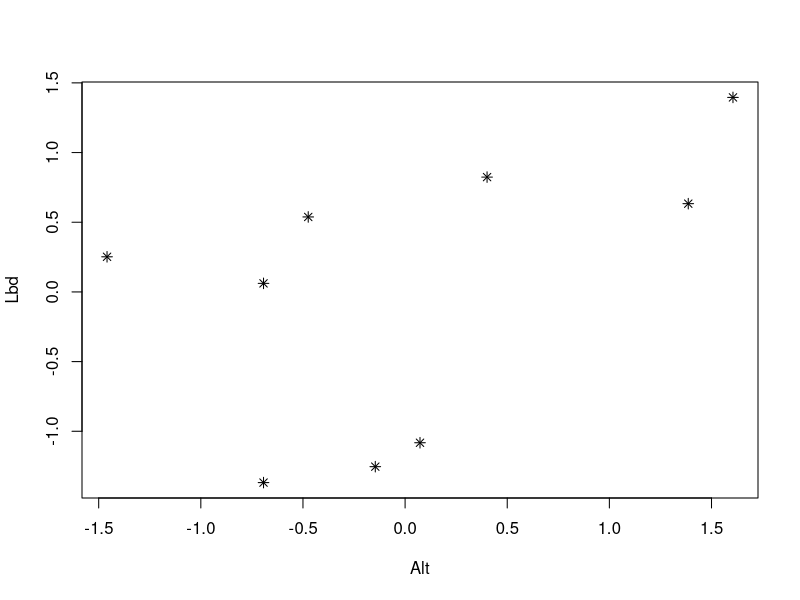
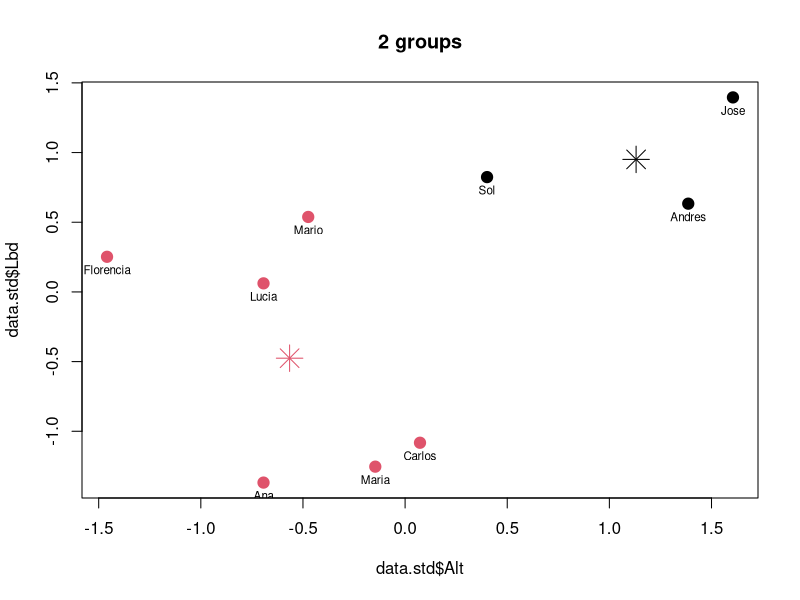
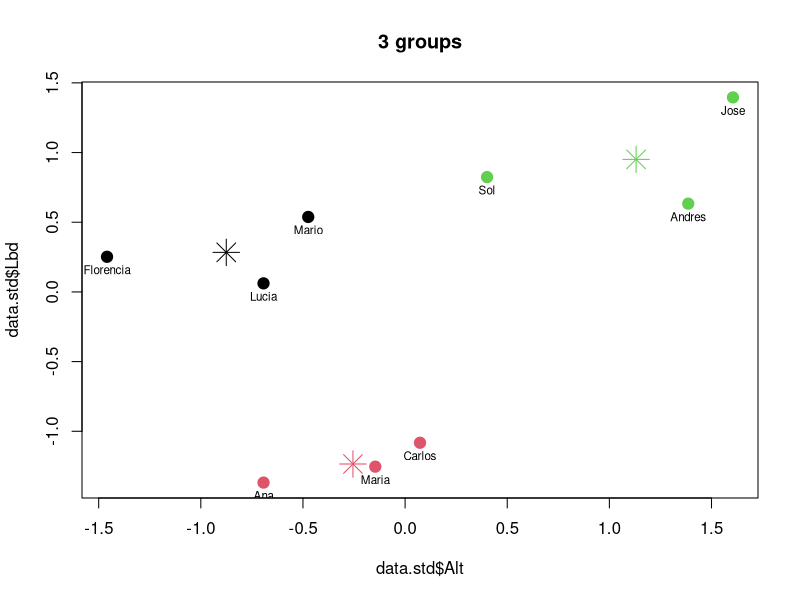

Here is the R script that generated these plots, in order: (Note: this script raises an error after producing the figures.)
install.packages("factoextra")
install.packages("cluster")
install.packages("pvclust")

Jose=c(184,82,81,11,29,18)
Ana=c(163,53,52,8,23,15.5)
Maria=c(168,54.2,54.4,8,25,16.5)
Carlos=c(170,56,53,8,23,16.3)
Sol=c(173,76,72,10.7,26,16.6)
Andres=c(182,74,76,10,29,20)
Florencia=c(156,70,70.8,8.7,24.3,14.7)
Lucia=c(163,68,67.1,7.2,23,13.5)
Mario=c(165,73,72,8.5,23,15.2)
data=rbind(Jose,Ana,Maria,Carlos,Sol,Andres,Florencia,Lucia,Mario) #uno a los casos fila a fila: rbind viene de row bind.
colnames(data)=c("Alt","Lbd","Lbi","Ldm","Lp","Pm")
head(data,5) #Altura, Largo brazo der e izq, Largo dedo mayor, Largo Pie, Perimetro muneca

#estandaricemos la matriz de datos
data.std=scale(data,center=T,scale=T)
summary(data.std)

apply(data.std,2,sd) #me calcula el desvio (sd) por columna
#Al estandarizar las medias valen cero y los desvios estandar, uno.

#Distancia euclidea o L2 entre Ana y Jose y entre Andres y Florencia
sqrt(sum((data.std["Ana",]- data.std["Jose",])^2))
sqrt(sum((data.std["Andres",]- data.std["Florencia",])^2))

#Distancia Manhattan o L1 entre Ana y Jose
sum(abs(data.std["Ana",]- data.std["Jose",]))

#Distancia Minkowski o Lq entre Andres y Florencia (p=3)
(sum((data.std["Andres",]- data.std["Florencia",])^3)^(1/3))

#Matrices de distancia o disimilitud
#Matriz de distancia con distancia euclidea
EuMat=dist(data.std,"euclidean",diag=F) #Matriz con distancia euclidea
round(EuMat,2)

#Que par de individuos son los mas similares de acuerdo a sus caracteristicas biometricas?
which.min(EuMat) #el valor en la posicion 16 = Carlos y Maria

#Y los mas diferentes?
which.max(EuMat) #el valor en la posicion 1 = Ana y Jose

#Matriz de distancia con distancia de Minkowski
MinkMat=dist(data.std,"minkowski",diag=F,p=3) #Matriz con distancia de Minkowski
round(MinkMat,2)

?dist #distancias disponibles con la funcion dist

#grafico
data.std=as.data.frame(data.std)
plot(data.std$Alt,data.std$Lbd, xlab = "Alt", ylab = "Lbd",pch=8,col=1)

#K-medias
#Realicemos un cluster con dos grupos considerando los datos biometricos.
KM2=kmeans(data.std,2,nstart=20) #nstart refiere a las condiciones iniciales, se escoge un numero al azar.

#Grafiquemos los resultados considerando dos dimensiones.
plot(data.std$Alt,data.std$Lbd, col = KM2$cluster,pch = 19,cex=1.5,main="2 groups") #la eleccion de las variables Alt y Lbd para graficar es arbitraria. 
points(KM2$centers, col = 1:2, pch = 8, cex=2.5); 
text(data.std, rownames(data.std), cex=0.7, pos=1)

#A partir del cociente de la suma de cuadrados entre grupos y la suma de cuadrados total de los datos podemos obtener un estimador de pseudo R2
KM2$betweenss/KM2$totss

1-(sum(KM2$withinss)/KM2$totss) #que es lo mismo que 

#Veamos que otros objetos contiene en su interior nuestro objeto KM2 (es una lista que contiene varios objetos que podran ser de diferente naturaleza).
KM2[]

#3 grupos
KM3=kmeans(data.std,3,nstart=20)

#grafico
plot(data.std$Alt,data.std$Lbd, col = KM3$cluster,pch = 19,cex=1.5,main="3 groups"); 
points(KM3$centers, col = 1:3, pch = 8, cex=2.5); 
text(data.std, rownames(data.std), cex=0.7, pos=1)

#pseudo R2
KM3$betweenss/KM3$totss

# Cuantos grupos? Grafico el numero de clusters en funcion de la suma de cuadrados al interior de los grupos (medida que queremos minimizar). A esta medida tambien la llamamos W o SCD
fviz_nbclust(
  data.std, 
  kmeans, 
  k.max = 8,
  method = "wss",
)
# 3 o 4 clusters seria el optimo segun el grafico y met. codo


#PAM Es una version mas robusta de K-medias que se basa en la distancia a individuos representativos o medoids
pam.data<-pam(data.std, k=3, diss=FALSE,metric="euclidean") #diss=FALSE me permite entrar la matriz de datos, de no indicar nada (por defecto diss=TRUE), debo ingresar la matriz de distancias. Si ingreso la matriz de distancias no debo indicar la distancia o metrica.
plot(pam.data)

#Cluster jerarquicos aglomerativos. Utilizaremos la funcion hlcust.
d=dist(data.std,method="euclidean") #matriz de distancias de la matriz centrada y estandarizada

#Realizo los cluster con diferentes metodos
cj_complete=hclust(d,method="complete") 
cj_single=hclust(d,method="single") 
cj_average<-hclust(d,method="average")
cj_centroid<-hclust(d,method="centroid")

#los graficos
plot(cj_complete)
plot(cj_single)
plot(cj_average)
plot(cj_centroid)

#el numero de k grupos escogido lo determina el usuario

plot(cj_single)
rect.hclust(cj_single, k=4, border="red")

plot(cj_single)
rect.hclust(cj_single, k=2, border="green") 

#Asignacion a clases segun donde se desee cortar el dendograma (o dicho de otra forma, segun la cantidad de grupos con que nos queramos quedar)
cutree(cj_single,2)
cutree(cj_single,4)
cutree(cj_single,5)

# evaluacion p-value sig.
pval = pvclust(t(data.std), method.dist="euclidean", method.hclust="complete", nboot=100)
plot(pval)